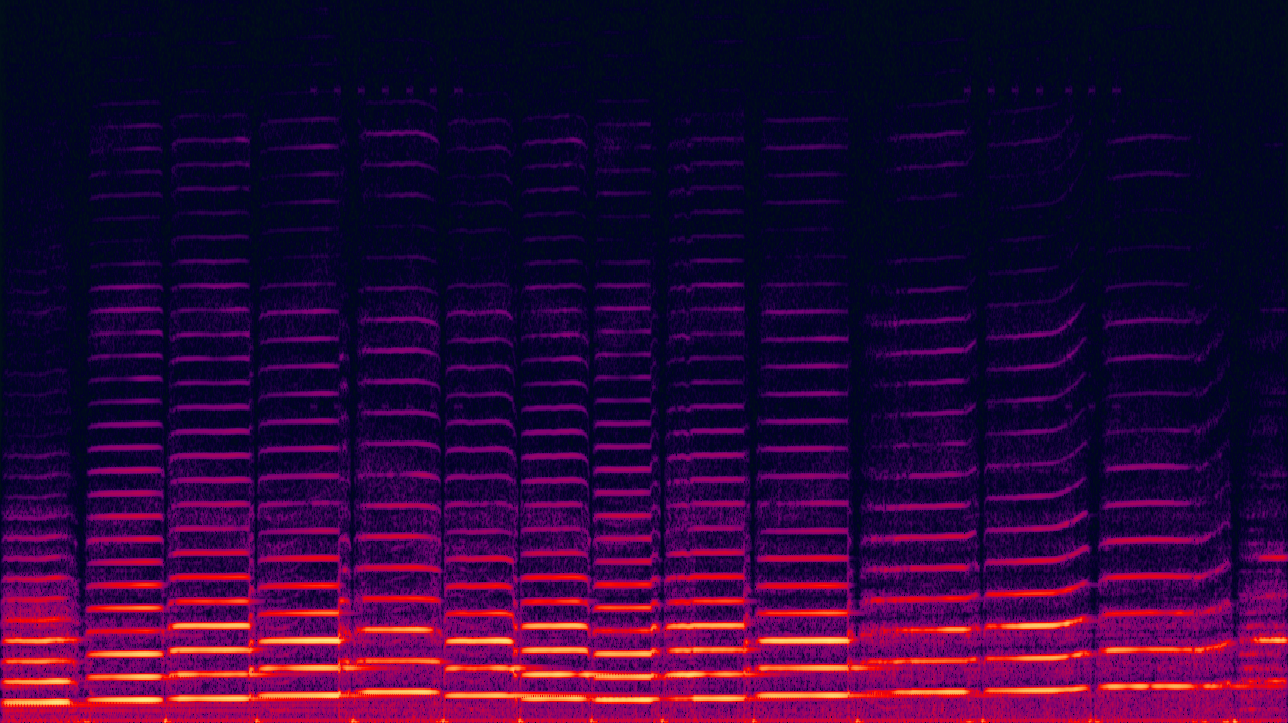
#> input picture notebooks/segmentation/violin.png, 1288 x 723 px
$ jupyter execute '#9 - Hough Transform.ipynb'   (shell and % lines are left out)
#> lines starting #> are read from the running program, lines starting #| are printed output that depends on the picture; after the words box and inside, x2 and y2 are one past the last pixel; in counts of white or black regions, pixels touching at a corner belong together
# Hough Line Transform

The purpose of a Hough transform is to find instances of objects that are imperfect, but within a general class of shape. In our case, the shape would be a rectangle since we are finding columns.

We want to find points to define a parameter space. It's worth noting that Hough transformations were originally invented to detect lines, but it can now detect any arbitrary shape.

[cell 1]
from matplotlib import pyplot as plt
import cv2
import numpy as np

img = cv2.imread('violin.png')
#> img is the input picture: shape (723, 1288, 3); mean B, G, R 55.8, 5.9, 45.3
gray = cv2.cvtColor(img, cv2.COLOR_BGR2GRAY)
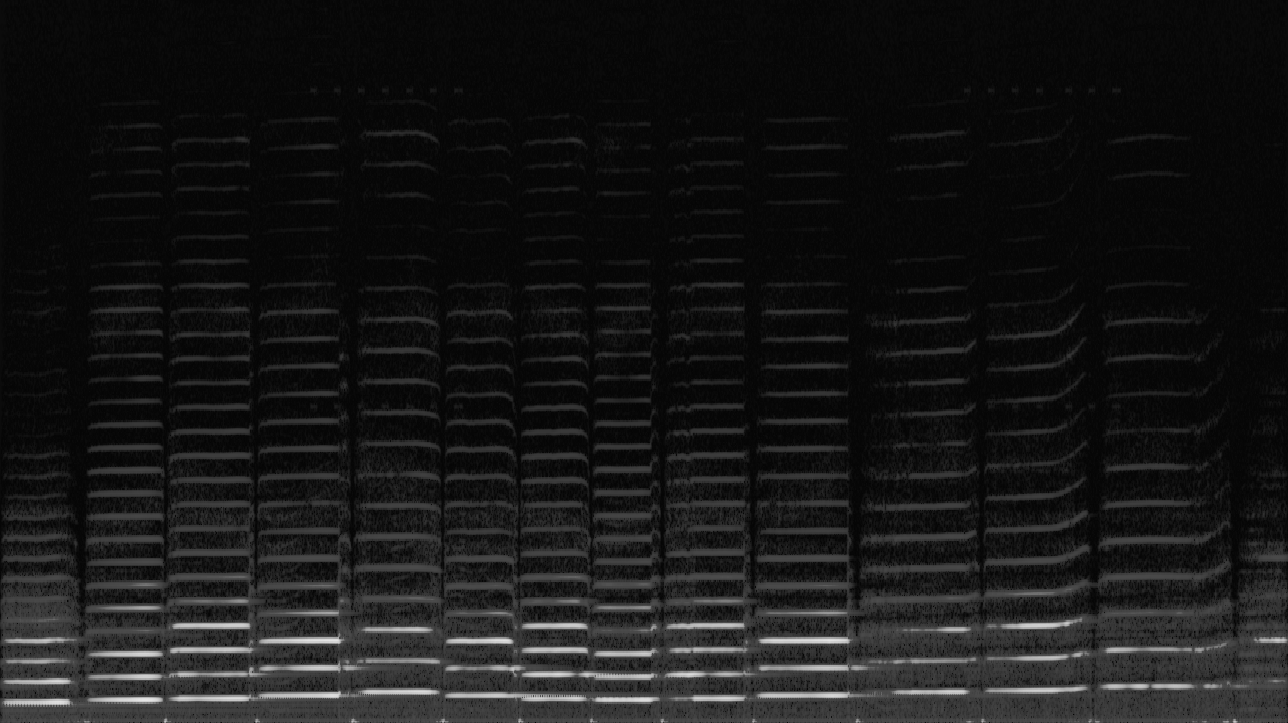
#> gray: shape (723, 1288); min 5, max 230, mean 23.4
minLineLength = 100
maxLineGap = 10
lines = cv2.HoughLinesP(gray,1,np.pi/180,100,minLineLength,maxLineGap)
for x1,y1,x2,y2 in lines[0]:
    cv2.line(img,(x1,y1),(x2,y2),(0,255,0),2)
#> this loop made 1 pass
#> (x1, y1, x2, y2) on pass 1: (0, 14, 1287, 670)
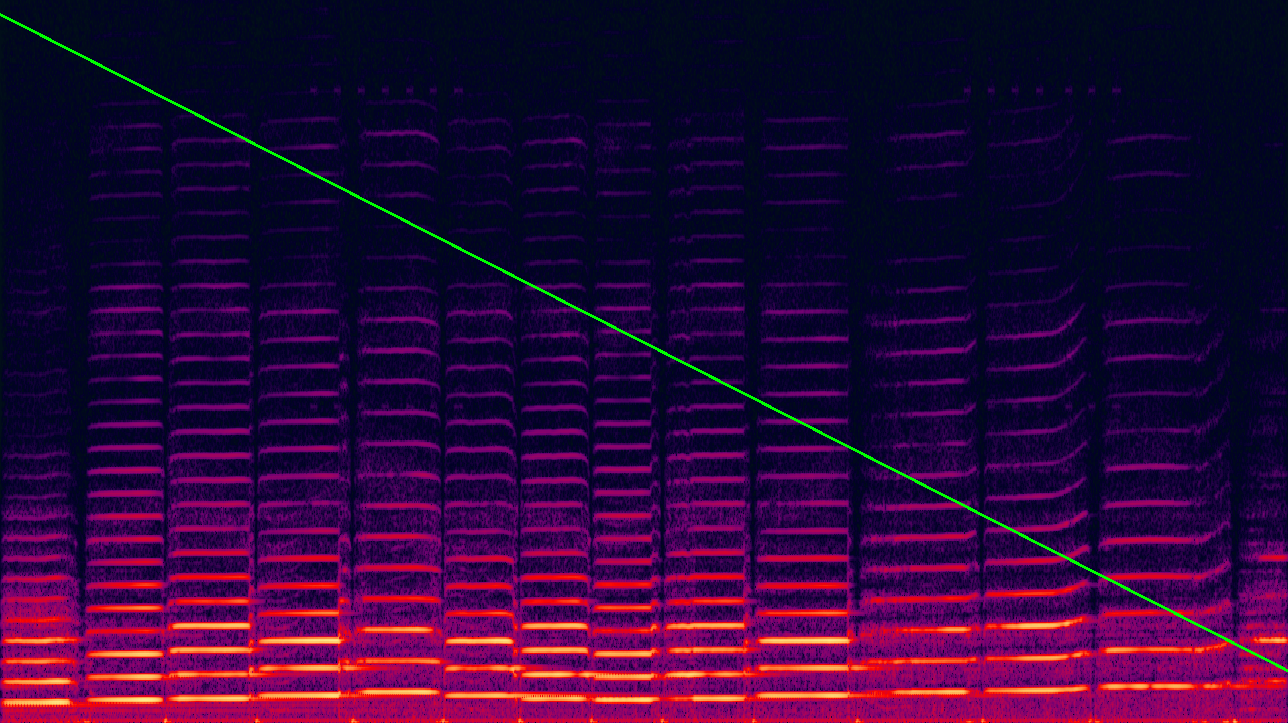
#> img: shape (723, 1288, 3); 0.43% of pixels changed, all inside (x1, y1, x2, y2) = (0, 13, 1288, 672)

plt.imshow(lines)
plt.show()
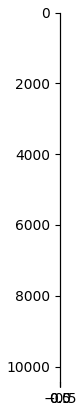
#> figure drawn by matplotlib, 1 panel
